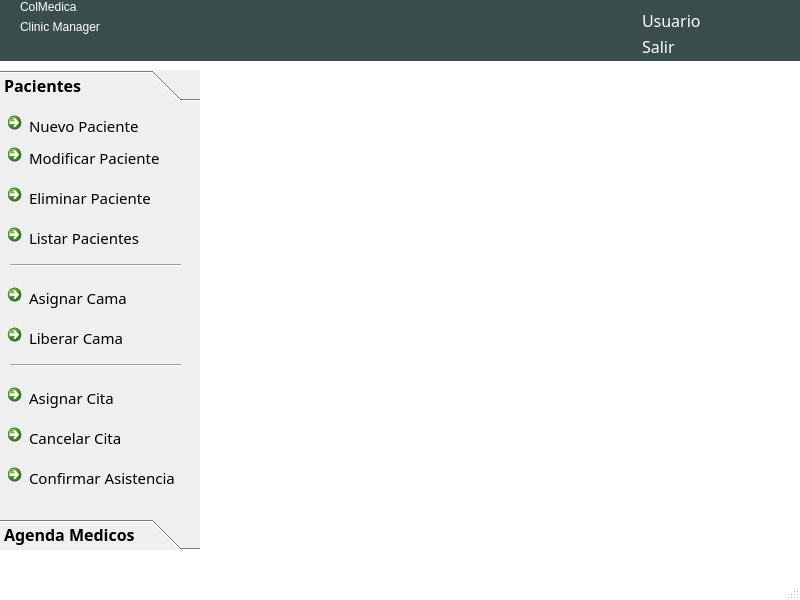
<?xml version="1.0" encoding="UTF-8"?>
<ui version="4.0">
 <class>mainWindowEnfermera</class>
 <widget class="QMainWindow" name="mainWindowEnfermera">
  <property name="geometry">
   <rect>
    <x>0</x>
    <y>0</y>
    <width>800</width>
    <height>600</height>
   </rect>
  </property>
  <property name="palette">
   <palette>
    <active>
     <colorrole role="Base">
      <brush brushstyle="SolidPattern">
       <color alpha="255">
        <red>255</red>
        <green>255</green>
        <blue>255</blue>
       </color>
      </brush>
     </colorrole>
     <colorrole role="Window">
      <brush brushstyle="SolidPattern">
       <color alpha="255">
        <red>255</red>
        <green>255</green>
        <blue>255</blue>
       </color>
      </brush>
     </colorrole>
    </active>
    <inactive>
     <colorrole role="Base">
      <brush brushstyle="SolidPattern">
       <color alpha="255">
        <red>255</red>
        <green>255</green>
        <blue>255</blue>
       </color>
      </brush>
     </colorrole>
     <colorrole role="Window">
      <brush brushstyle="SolidPattern">
       <color alpha="255">
        <red>255</red>
        <green>255</green>
        <blue>255</blue>
       </color>
      </brush>
     </colorrole>
    </inactive>
    <disabled>
     <colorrole role="Base">
      <brush brushstyle="SolidPattern">
       <color alpha="255">
        <red>255</red>
        <green>255</green>
        <blue>255</blue>
       </color>
      </brush>
     </colorrole>
     <colorrole role="Window">
      <brush brushstyle="SolidPattern">
       <color alpha="255">
        <red>255</red>
        <green>255</green>
        <blue>255</blue>
       </color>
      </brush>
     </colorrole>
    </disabled>
   </palette>
  </property>
  <property name="font">
   <font>
    <weight>50</weight>
    <bold>false</bold>
   </font>
  </property>
  <property name="cursor">
   <cursorShape>PointingHandCursor</cursorShape>
  </property>
  <property name="windowTitle">
   <string>Administracion de citas y pacientes</string>
  </property>
  <property name="autoFillBackground">
   <bool>true</bool>
  </property>
  <widget class="QWidget" name="centralwidget">
   <widget class="QWidget" name="widgetCabecera" native="true">
    <property name="geometry">
     <rect>
      <x>0</x>
      <y>0</y>
      <width>801</width>
      <height>61</height>
     </rect>
    </property>
    <property name="palette">
     <palette>
      <active>
       <colorrole role="WindowText">
        <brush brushstyle="SolidPattern">
         <color alpha="255">
          <red>255</red>
          <green>255</green>
          <blue>255</blue>
         </color>
        </brush>
       </colorrole>
       <colorrole role="Base">
        <brush brushstyle="SolidPattern">
         <color alpha="255">
          <red>255</red>
          <green>255</green>
          <blue>255</blue>
         </color>
        </brush>
       </colorrole>
       <colorrole role="Window">
        <brush brushstyle="SolidPattern">
         <color alpha="255">
          <red>57</red>
          <green>77</green>
          <blue>76</blue>
         </color>
        </brush>
       </colorrole>
      </active>
      <inactive>
       <colorrole role="WindowText">
        <brush brushstyle="SolidPattern">
         <color alpha="255">
          <red>255</red>
          <green>255</green>
          <blue>255</blue>
         </color>
        </brush>
       </colorrole>
       <colorrole role="Base">
        <brush brushstyle="SolidPattern">
         <color alpha="255">
          <red>255</red>
          <green>255</green>
          <blue>255</blue>
         </color>
        </brush>
       </colorrole>
       <colorrole role="Window">
        <brush brushstyle="SolidPattern">
         <color alpha="255">
          <red>57</red>
          <green>77</green>
          <blue>76</blue>
         </color>
        </brush>
       </colorrole>
      </inactive>
      <disabled>
       <colorrole role="WindowText">
        <brush brushstyle="SolidPattern">
         <color alpha="255">
          <red>159</red>
          <green>158</green>
          <blue>158</blue>
         </color>
        </brush>
       </colorrole>
       <colorrole role="Base">
        <brush brushstyle="SolidPattern">
         <color alpha="255">
          <red>57</red>
          <green>77</green>
          <blue>76</blue>
         </color>
        </brush>
       </colorrole>
       <colorrole role="Window">
        <brush brushstyle="SolidPattern">
         <color alpha="255">
          <red>57</red>
          <green>77</green>
          <blue>76</blue>
         </color>
        </brush>
       </colorrole>
      </disabled>
     </palette>
    </property>
    <property name="autoFillBackground">
     <bool>true</bool>
    </property>
    <widget class="QWidget" name="widget_2" native="true">
     <property name="geometry">
      <rect>
       <x>590</x>
       <y>10</y>
       <width>41</width>
       <height>41</height>
      </rect>
     </property>
     <property name="contextMenuPolicy">
      <enum>Qt::NoContextMenu</enum>
     </property>
     <property name="autoFillBackground">
      <bool>false</bool>
     </property>
     <property name="styleSheet">
      <string notr="true">image: url(:/iconos/Doctor_Female.png);</string>
     </property>
    </widget>
    <widget class="QWidget" name="layoutWidget">
     <property name="geometry">
      <rect>
       <x>642</x>
       <y>10</y>
       <width>131</width>
       <height>46</height>
      </rect>
     </property>
     <layout class="QFormLayout" name="formLayout">
      <item row="0" column="0" colspan="2">
       <widget class="QLabel" name="label_5">
        <property name="font">
         <font>
          <family>Ubuntu Condensed</family>
          <pointsize>12</pointsize>
          <weight>50</weight>
          <italic>false</italic>
          <bold>false</bold>
         </font>
        </property>
        <property name="styleSheet">
         <string notr="true">color: rgb(255, 255, 255);
font: 12pt &quot;Ubuntu Condensed&quot;;</string>
        </property>
        <property name="text">
         <string>Usuario</string>
        </property>
       </widget>
      </item>
      <item row="1" column="0" colspan="2">
       <widget class="QLabel" name="label_6">
        <property name="font">
         <font>
          <family>Ubuntu Condensed</family>
          <pointsize>12</pointsize>
          <weight>50</weight>
          <italic>false</italic>
          <bold>false</bold>
         </font>
        </property>
        <property name="styleSheet">
         <string notr="true">color: rgb(255, 255, 255);
font: 12pt &quot;Ubuntu Condensed&quot;;</string>
        </property>
        <property name="text">
         <string>Salir</string>
        </property>
       </widget>
      </item>
     </layout>
    </widget>
    <widget class="QWidget" name="layoutWidget_2">
     <property name="geometry">
      <rect>
       <x>20</x>
       <y>0</y>
       <width>162</width>
       <height>62</height>
      </rect>
     </property>
     <layout class="QFormLayout" name="formLayout_2">
      <item row="0" column="0">
       <widget class="QLabel" name="label_7">
        <property name="styleSheet">
         <string notr="true">font: 30pt &quot;Ubuntu Condensed&quot;;
color: rgb(255, 255, 255);</string>
        </property>
        <property name="text">
         <string>ColMedica</string>
        </property>
       </widget>
      </item>
      <item row="1" column="0">
       <widget class="QLabel" name="label_8">
        <property name="text">
         <string>Clinic Manager</string>
        </property>
       </widget>
      </item>
     </layout>
    </widget>
   </widget>
   <widget class="QWidget" name="widgetCuerpo" native="true">
    <property name="geometry">
     <rect>
      <x>210</x>
      <y>70</y>
      <width>571</width>
      <height>481</height>
     </rect>
    </property>
   </widget>
   <widget class="QToolBox" name="toolBox">
    <property name="geometry">
     <rect>
      <x>0</x>
      <y>70</y>
      <width>200</width>
      <height>480</height>
     </rect>
    </property>
    <property name="font">
     <font>
      <family>Ubuntu Condensed</family>
      <pointsize>12</pointsize>
      <weight>75</weight>
      <bold>true</bold>
     </font>
    </property>
    <property name="autoFillBackground">
     <bool>true</bool>
    </property>
    <property name="currentIndex">
     <number>0</number>
    </property>
    <widget class="QWidget" name="page_2">
     <property name="geometry">
      <rect>
       <x>0</x>
       <y>0</y>
       <width>200</width>
       <height>420</height>
      </rect>
     </property>
     <attribute name="label">
      <string>Pacientes</string>
     </attribute>
     <widget class="QCommandLinkButton" name="commandLinkButtonNuevoPaciente">
      <property name="geometry">
       <rect>
        <x>0</x>
        <y>-2</y>
        <width>181</width>
        <height>36</height>
       </rect>
      </property>
      <property name="font">
       <font>
        <pointsize>11</pointsize>
        <weight>50</weight>
        <bold>false</bold>
       </font>
      </property>
      <property name="cursor">
       <cursorShape>PointingHandCursor</cursorShape>
      </property>
      <property name="text">
       <string>Nuevo Paciente</string>
      </property>
     </widget>
     <widget class="QCommandLinkButton" name="commandLinkButtonModificarPaciente">
      <property name="geometry">
       <rect>
        <x>0</x>
        <y>30</y>
        <width>181</width>
        <height>36</height>
       </rect>
      </property>
      <property name="font">
       <font>
        <pointsize>11</pointsize>
        <weight>50</weight>
        <bold>false</bold>
       </font>
      </property>
      <property name="text">
       <string>Modificar Paciente</string>
      </property>
     </widget>
     <widget class="QCommandLinkButton" name="commandLinkButtonEliminarPaciente">
      <property name="geometry">
       <rect>
        <x>0</x>
        <y>70</y>
        <width>181</width>
        <height>36</height>
       </rect>
      </property>
      <property name="font">
       <font>
        <pointsize>11</pointsize>
        <weight>50</weight>
        <bold>false</bold>
       </font>
      </property>
      <property name="text">
       <string>Eliminar Paciente</string>
      </property>
     </widget>
     <widget class="QCommandLinkButton" name="commandLinkButtonListarPacientes">
      <property name="geometry">
       <rect>
        <x>0</x>
        <y>110</y>
        <width>181</width>
        <height>36</height>
       </rect>
      </property>
      <property name="font">
       <font>
        <pointsize>11</pointsize>
        <weight>50</weight>
        <bold>false</bold>
       </font>
      </property>
      <property name="text">
       <string>Listar Pacientes</string>
      </property>
     </widget>
     <widget class="QCommandLinkButton" name="commandLinkButtonAsignarCama">
      <property name="geometry">
       <rect>
        <x>0</x>
        <y>170</y>
        <width>181</width>
        <height>36</height>
       </rect>
      </property>
      <property name="font">
       <font>
        <pointsize>11</pointsize>
        <weight>50</weight>
        <bold>false</bold>
       </font>
      </property>
      <property name="text">
       <string>Asignar Cama</string>
      </property>
     </widget>
     <widget class="QCommandLinkButton" name="commandLinkButtonLiberarCama">
      <property name="geometry">
       <rect>
        <x>0</x>
        <y>210</y>
        <width>181</width>
        <height>36</height>
       </rect>
      </property>
      <property name="font">
       <font>
        <pointsize>11</pointsize>
        <weight>50</weight>
        <bold>false</bold>
       </font>
      </property>
      <property name="text">
       <string>Liberar Cama</string>
      </property>
     </widget>
     <widget class="QCommandLinkButton" name="commandLinkButtonCancelarCita">
      <property name="geometry">
       <rect>
        <x>0</x>
        <y>310</y>
        <width>181</width>
        <height>36</height>
       </rect>
      </property>
      <property name="font">
       <font>
        <pointsize>11</pointsize>
        <weight>50</weight>
        <bold>false</bold>
       </font>
      </property>
      <property name="text">
       <string>Cancelar Cita</string>
      </property>
     </widget>
     <widget class="QCommandLinkButton" name="commandLinkButtonAsignarCIta">
      <property name="geometry">
       <rect>
        <x>0</x>
        <y>270</y>
        <width>181</width>
        <height>36</height>
       </rect>
      </property>
      <property name="font">
       <font>
        <pointsize>11</pointsize>
        <weight>50</weight>
        <bold>false</bold>
       </font>
      </property>
      <property name="text">
       <string>Asignar Cita</string>
      </property>
     </widget>
     <widget class="Line" name="line">
      <property name="geometry">
       <rect>
        <x>10</x>
        <y>150</y>
        <width>171</width>
        <height>16</height>
       </rect>
      </property>
      <property name="orientation">
       <enum>Qt::Horizontal</enum>
      </property>
     </widget>
     <widget class="Line" name="line_2">
      <property name="geometry">
       <rect>
        <x>10</x>
        <y>250</y>
        <width>171</width>
        <height>16</height>
       </rect>
      </property>
      <property name="orientation">
       <enum>Qt::Horizontal</enum>
      </property>
     </widget>
     <widget class="QCommandLinkButton" name="commandLinkButtonCancelarCita_2">
      <property name="geometry">
       <rect>
        <x>0</x>
        <y>350</y>
        <width>181</width>
        <height>36</height>
       </rect>
      </property>
      <property name="font">
       <font>
        <pointsize>11</pointsize>
        <weight>50</weight>
        <bold>false</bold>
       </font>
      </property>
      <property name="text">
       <string>Confirmar Asistencia</string>
      </property>
     </widget>
    </widget>
    <widget class="QWidget" name="page_3">
     <property name="geometry">
      <rect>
       <x>0</x>
       <y>0</y>
       <width>200</width>
       <height>420</height>
      </rect>
     </property>
     <attribute name="label">
      <string>Agenda Medicos</string>
     </attribute>
     <widget class="QCommandLinkButton" name="commandLinkButtonModificarAgendaMedico">
      <property name="geometry">
       <rect>
        <x>0</x>
        <y>52</y>
        <width>181</width>
        <height>36</height>
       </rect>
      </property>
      <property name="font">
       <font>
        <pointsize>11</pointsize>
        <weight>50</weight>
        <bold>false</bold>
       </font>
      </property>
      <property name="text">
       <string>Modificar Agenda medico</string>
      </property>
     </widget>
     <widget class="QCommandLinkButton" name="commandLinkButtonAgendarCita">
      <property name="geometry">
       <rect>
        <x>0</x>
        <y>10</y>
        <width>181</width>
        <height>36</height>
       </rect>
      </property>
      <property name="font">
       <font>
        <pointsize>11</pointsize>
        <weight>50</weight>
        <bold>false</bold>
       </font>
      </property>
      <property name="text">
       <string>Agendar Cita</string>
      </property>
     </widget>
     <widget class="QCommandLinkButton" name="commandLinkButtonVerAgendaMedico">
      <property name="geometry">
       <rect>
        <x>0</x>
        <y>100</y>
        <width>181</width>
        <height>36</height>
       </rect>
      </property>
      <property name="font">
       <font>
        <pointsize>11</pointsize>
        <weight>50</weight>
        <bold>false</bold>
       </font>
      </property>
      <property name="text">
       <string>Ver Agenda medico</string>
      </property>
     </widget>
    </widget>
   </widget>
  </widget>
  <widget class="QStatusBar" name="statusbar"/>
  <action name="actionNueva_cita">
   <property name="text">
    <string>Nueva cita</string>
   </property>
  </action>
  <action name="actionCancelar_cita">
   <property name="text">
    <string>Cancelar cita</string>
   </property>
  </action>
  <action name="actionNuevo_paciente">
   <property name="text">
    <string>Nuevo paciente</string>
   </property>
  </action>
  <action name="actionEliminar_paciente">
   <property name="text">
    <string>Modificar paciente</string>
   </property>
  </action>
  <action name="actionEliminar_cita">
   <property name="text">
    <string>Eliminar cita</string>
   </property>
  </action>
  <action name="actionVer">
   <property name="text">
    <string>Agendar cita</string>
   </property>
  </action>
  <action name="actionModificar_cita">
   <property name="text">
    <string>Modificar cita</string>
   </property>
  </action>
 </widget>
 <resources>
  <include location="../administrador_uis/iconos/iconos.qrc"/>
 </resources>
 <connections/>
</ui>
